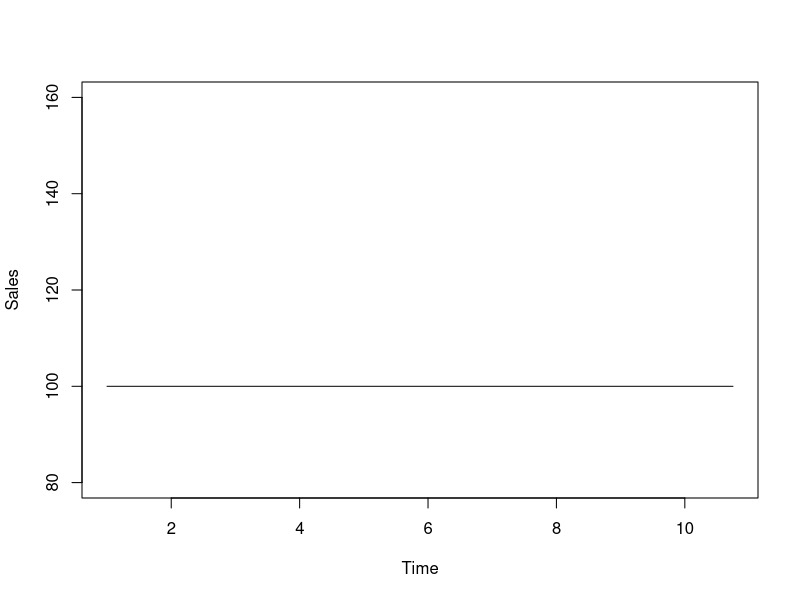
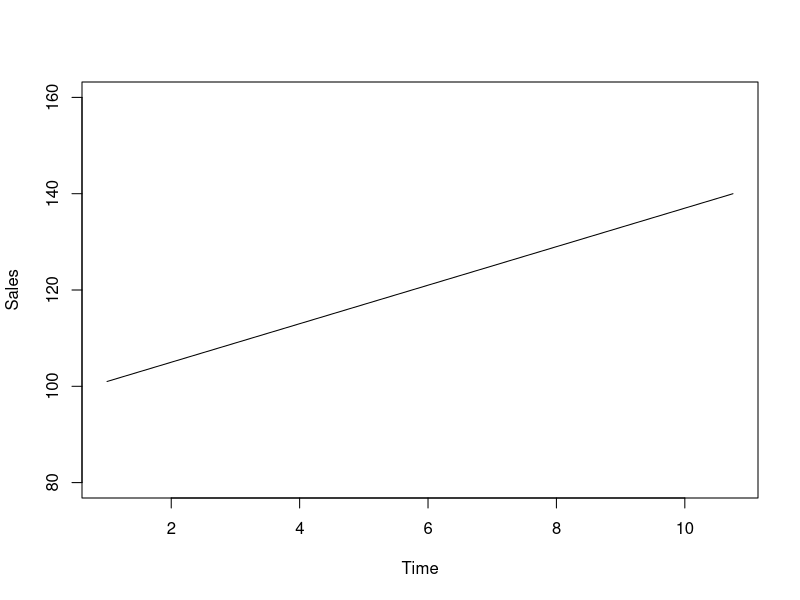
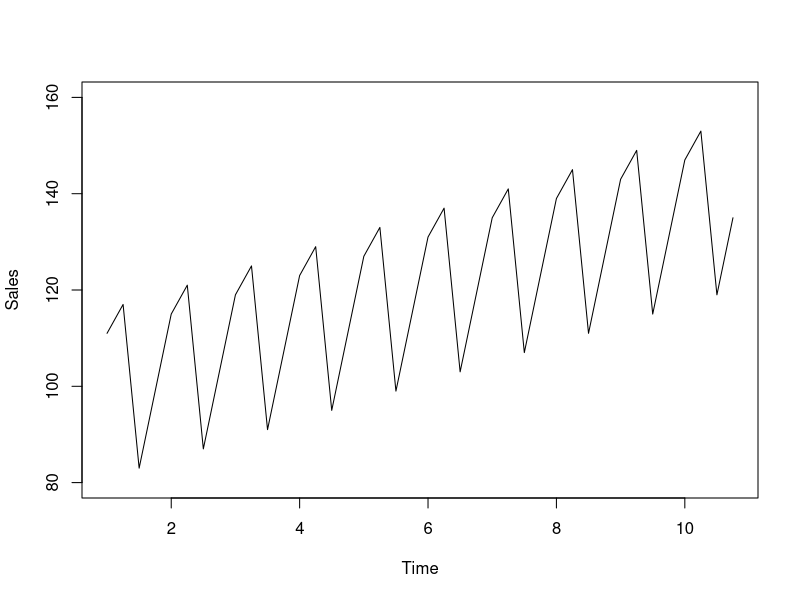
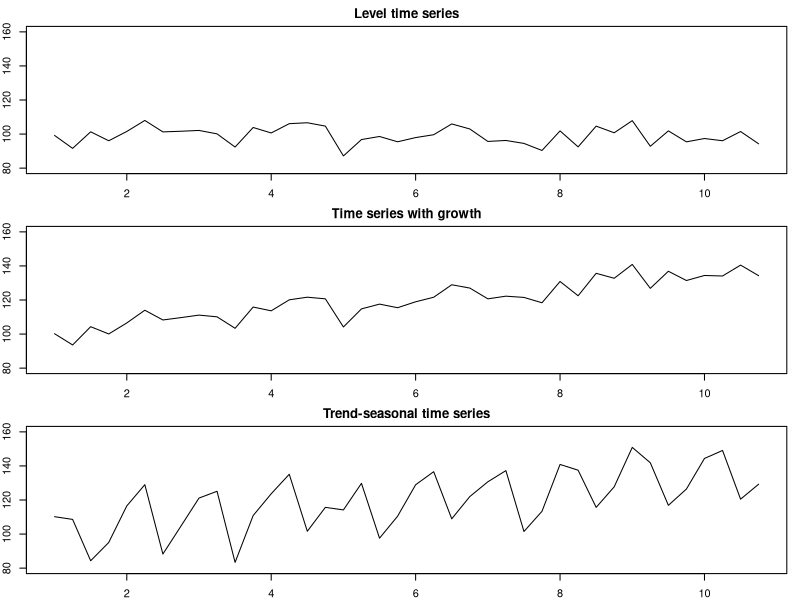
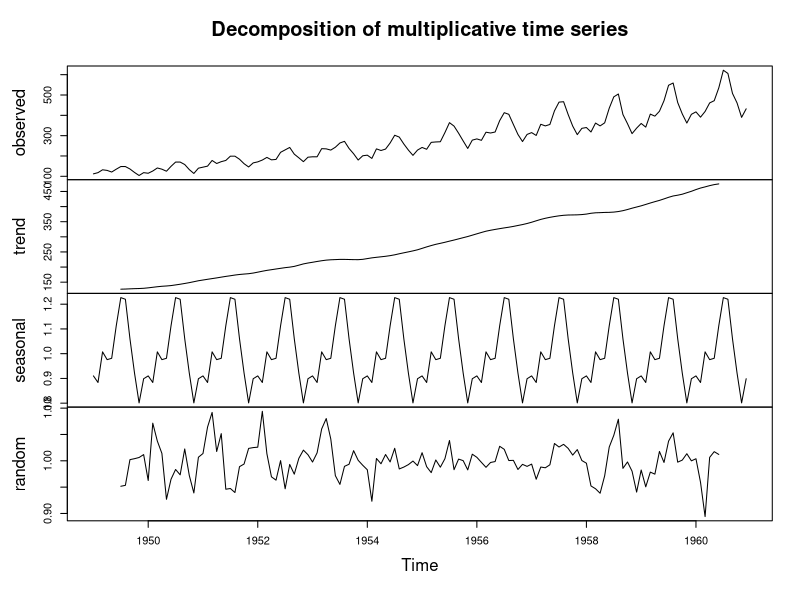
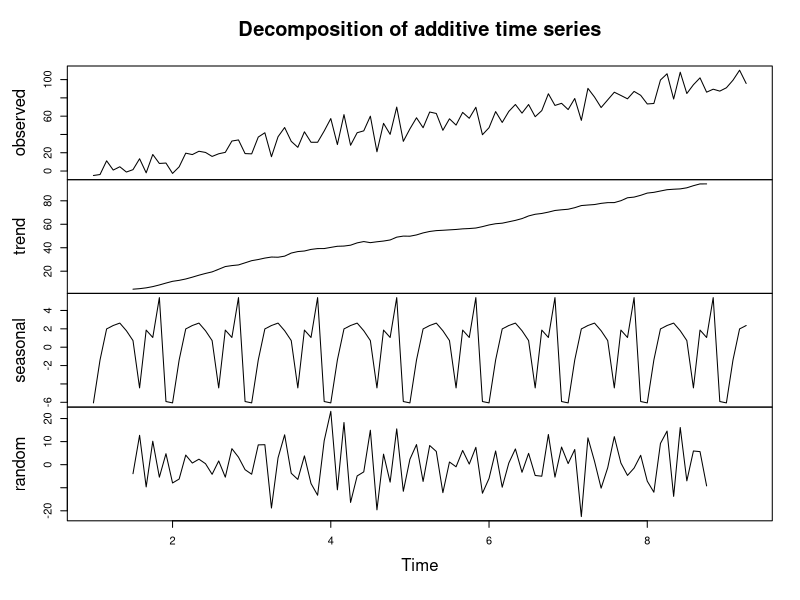

Write the R code that produced these figures, in order. (Note: this script raises an error after producing the figures.)
## ---- chunk 1
level <- rep(100,40)
plot(ts(level, frequency=4),
     type="l", xlab="Time", ylab="Sales", ylim=c(80,160))
## ---- chunk 2
growth <- c(1:40)
plot(ts(level+growth, frequency=4),
     type="l", xlab="Time", ylab="Sales", ylim=c(80,160))
## ---- chunk 3
seasonal <- rep(c(10,15,-20,-5),10)
plot(ts(level+growth+seasonal, frequency=4),
     type="l", xlab="Time", ylab="Sales", ylim=c(80,160))
## ---- chunk 4
par(mfcol=c(3,1),mar=c(2,2,2,1))
error <- rnorm(40,0,5)
plot(ts(level+error, frequency=4),
     type="l", xlab="Time", ylab="Sales", ylim=c(80,160), main="Level time series")
plot(ts(level+growth+error, frequency=4),
     type="l", xlab="Time", ylab="Sales", ylim=c(80,160), main="Time series with growth")
plot(ts(level+growth+seasonal+error, frequency=4),
     type="l", xlab="Time", ylab="Sales", ylim=c(80,160), main="Trend-seasonal time series")
## ---- chunk 5
decompose(AirPassengers,
          type="multiplicative") |>
    plot()
## ---- chunk 6
ts(c(1:100)+rnorm(100,0,10),frequency=12) |>
    decompose(type="additive") |>
    plot()
## ---- chunk 7
sim.sma(1, 120) |>
    sma(order=1,
        h=10, holdout=TRUE) |>
    plot(which=7, main="")
## ---- chunk 8
rnorm(120, 100, 10) |>
    es("ANN", persistence=0,
       h=10, holdout=TRUE) |>
    plot(which=7, main="")
## ---- chunk 9
y <- sim.sma(10,120)
par(mfcol=c(2,2), mar=c(2,2,2,1))
# SMA(1)
sma(y$data, order=1,
    h=10, holdout=TRUE) |>
    plot(which=7)
# SMA(10)
sma(y$data, order=10,
    h=10, holdout=TRUE) |>
    plot(which=7)
# SMA(20)
sma(y$data, order=20,
    h=10, holdout=TRUE) |>
    plot(which=7)
# SMA(110)
sma(y$data, order=110,
    h=10, holdout=TRUE) |>
    plot(which=7)
## ---- chunk 10
sim.ssarima(orders=list(i=1), lags=1, obs=120,
            constant=10) |>
    msarima(orders=list(i=1), constant=TRUE,
            h=10, holdout=TRUE) |>
    plot(which=7, main="")
## ---- chunk 11
xreg <- data.frame(y=rnorm(120, 10+5*c(1:120), 10))
testModel <- alm(y~trend, xreg, subset=c(1:100))
testModel |>
  forecast(tail(xreg, 20), h=20) |>
  plot(main="")
## ---- chunk 12
y <- sim.ssarima(orders=list(i=1), lags=4,
                 obs=120, sd=50)
msarima(y$data, orders=list(i=1), lags=4,
        h=10, holdout=TRUE) |>
    plot(which=7, main="")
## ---- chunk 13
par(mfcol=c(3,1), mar=c(2,2,3,1))
es(y, model="ANN", h=10, persistence=0.1) |>
    plot(which=7, main="SES with alpha=0.1")
es(y, model="ANN", h=10, persistence=0.3) |>
    plot(which=7, main="SES with alpha=0.3")
es(y, model="ANN", h=10, persistence=0.5) |>
    plot(which=7, main="SES with alpha=0.5")
## ---- chunk 14
ourModel <- es(y, model="ANN", h=10, loss="MSE")
plot(ourModel, 7, main=paste0("SES with alpha=",
                              round(ourModel$persistence,3)))
